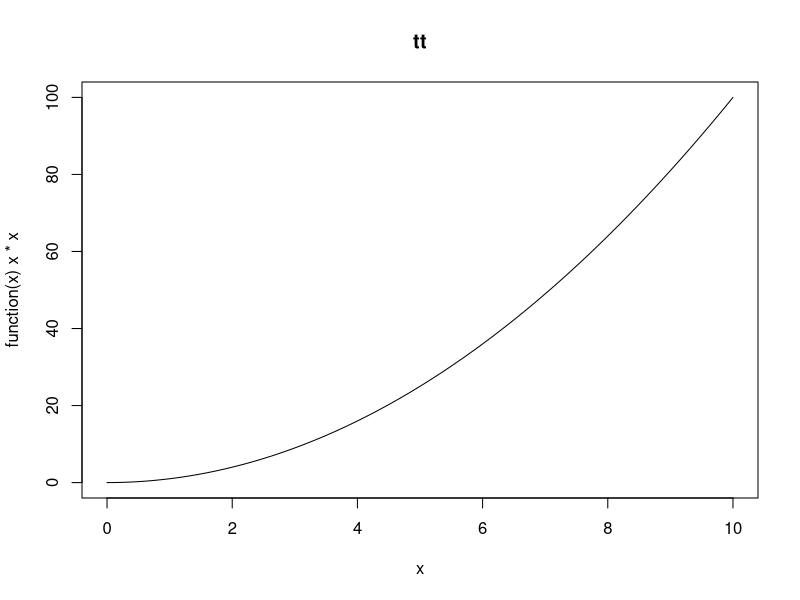
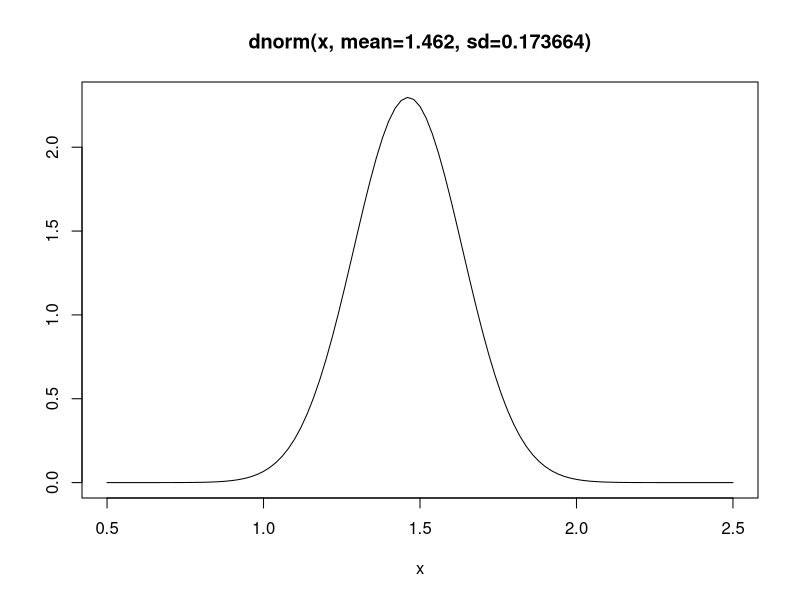
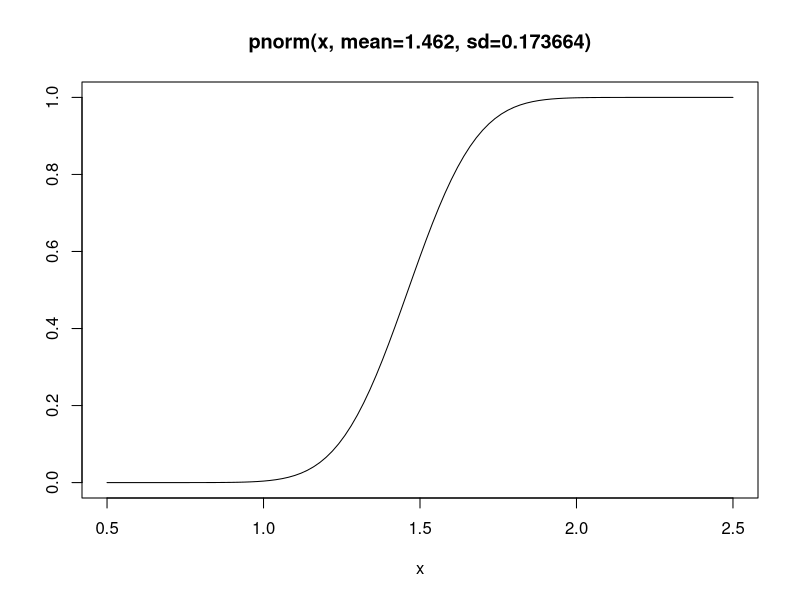
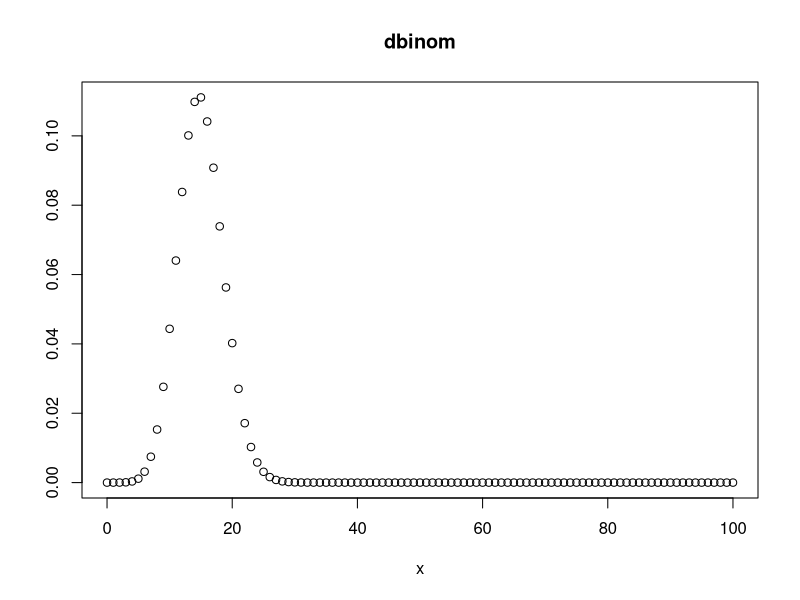
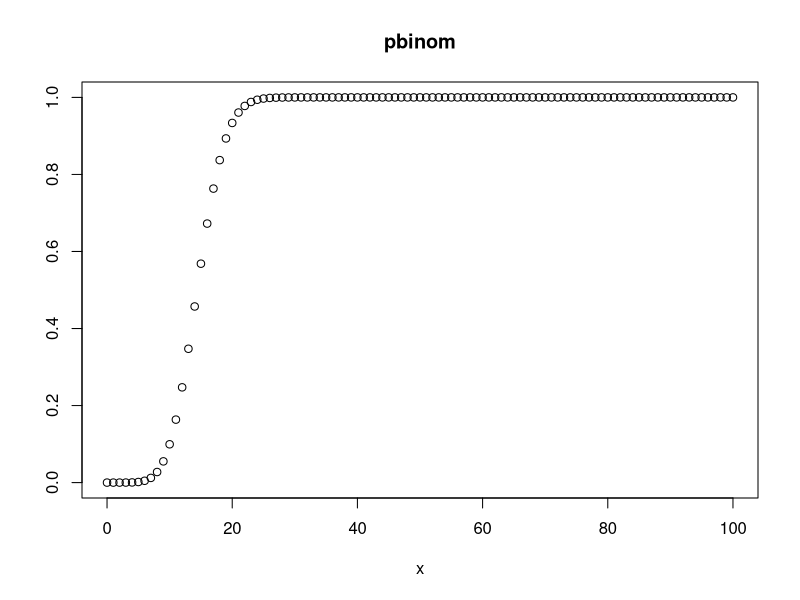
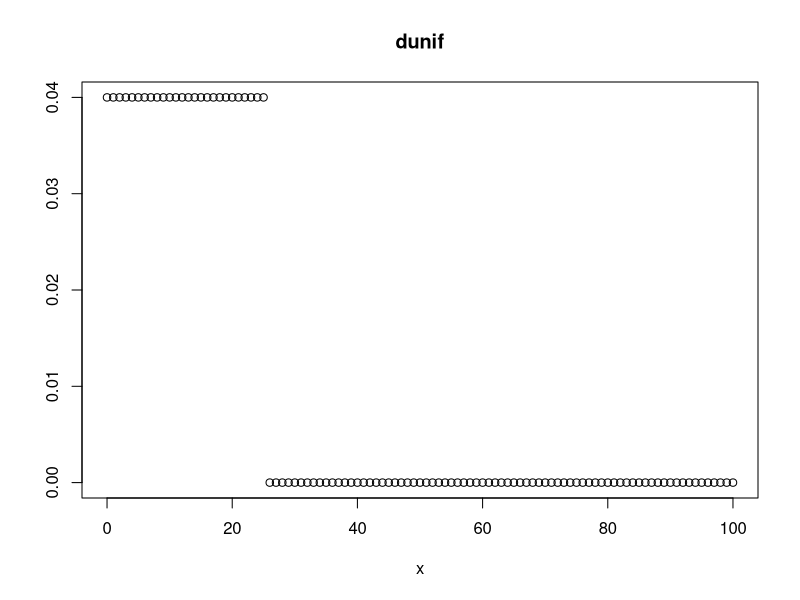
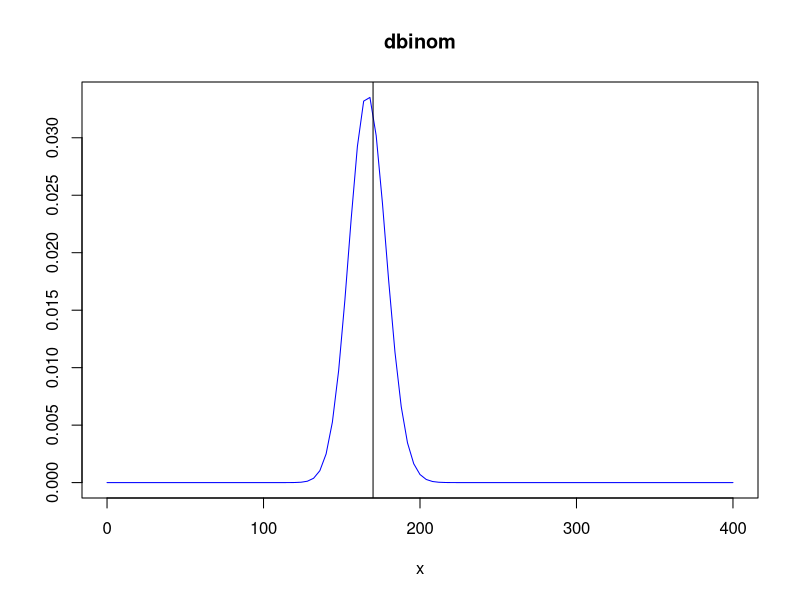
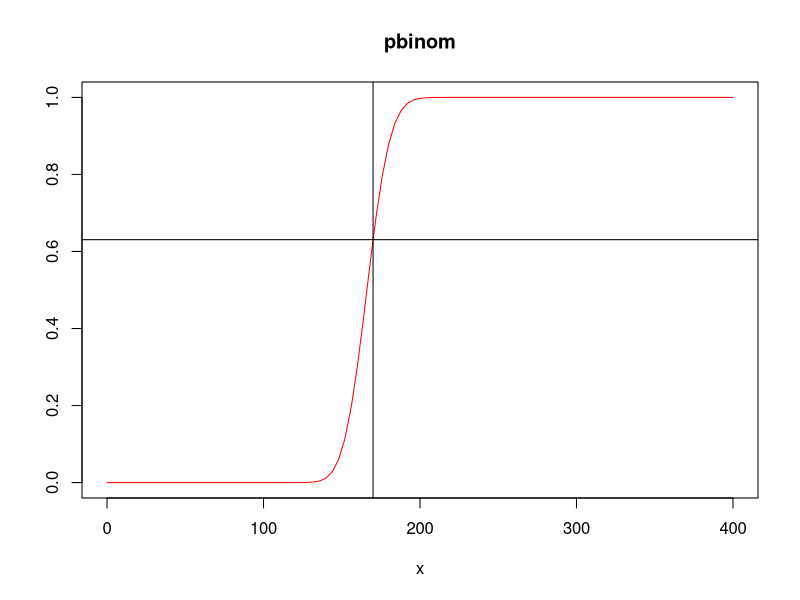

Generate these figures, in order, with R:
plot(function (x) x*x, 0, 10, main="tt")

plot(function(x) dnorm(x, mean=1.462, sd=0.173664), 0.5, 2.5, main = "dnorm(x, mean=1.462, sd=0.173664)",ylab="")

plot(function(x) pnorm(x, mean=1.462, sd=0.173664), 0.5, 2.5, main = "pnorm(x, mean=1.462, sd=0.173664)",ylab="")

plot(function(x) dbinom(x, 100, 0.15), 0, 100,  main = "dbinom",ylab="", type="p")

plot(function(x) pbinom(x, 100, 0.15), 0, 100,  main = "pbinom",ylab="", type="p")

plot(function(x) dunif(x, 0, 25), 0, 100,  main = "dunif",ylab="", type="p")

plot(function(x) dbinom(x, 1000, 1/6), 0, 400,  main = "dbinom",ylab="", type="l",col="blue")
abline(v=170)

plot(function(x) pbinom(x, 1000, 1/6), 0, 400,  main = "pbinom",ylab="", type="l", col="red")
abline(v=170)
abline(h=pbinom(170, 1000, 1/6))

pbinom(170, 1000, 1/6)
